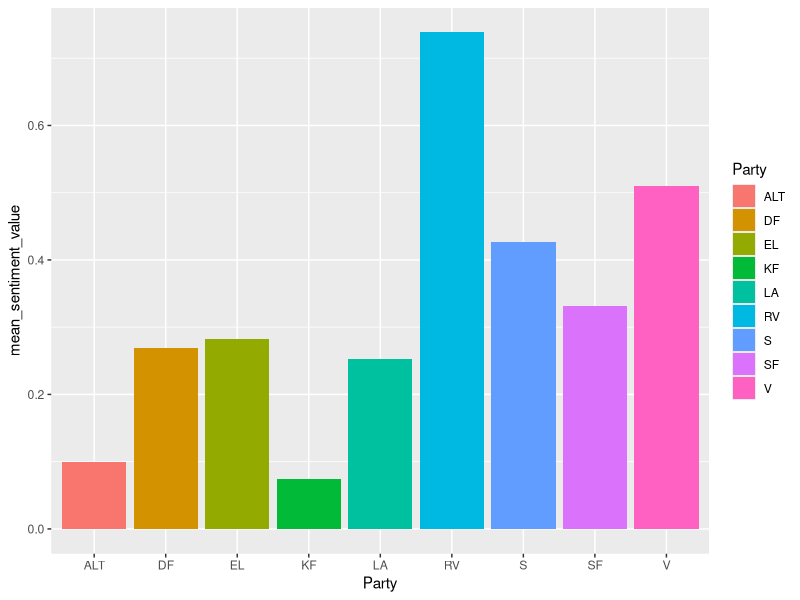
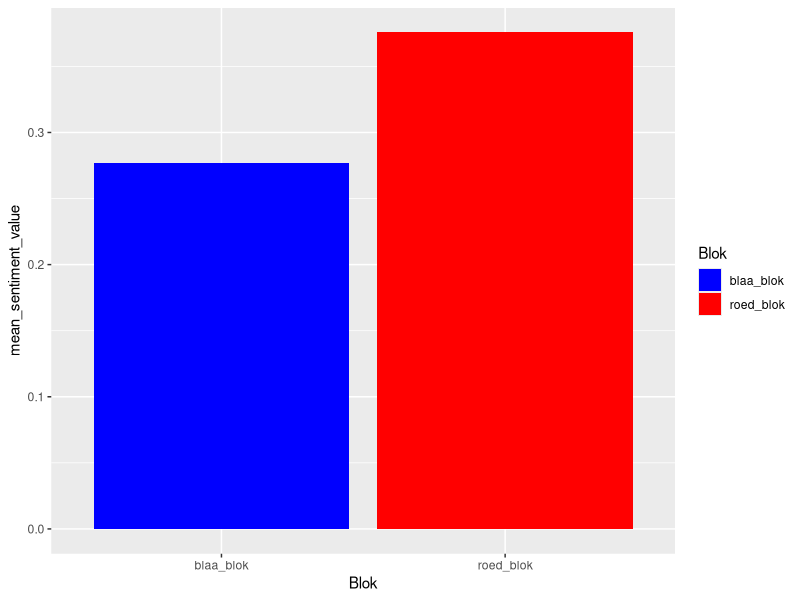

Here is the R script that generated these plots, in order:
## ---- chunk 1
library(tidyverse)
library(tidytext)
library(tm)
## ---- chunk 2
kina <- read_delim("data/kina.txt")
## ---- chunk 3
head(kina)
## ---- chunk 4
kina_tidy <- kina %>% 
  unnest_tokens(word, Text) #tidytext tokenization
## ---- chunk 5
stopwords_dansk <- tibble(word = stopwords(kind = "danish"))
## ---- chunk 6
AFINN_dansk <- read_csv("data/AFINN_dansk.csv")
## ---- chunk 7
kina_tidy_2 <- kina_tidy %>% 
  anti_join(stopwords_dansk, by = "word") %>% #stopwords in Danish
  left_join(AFINN_dansk, by = "word") #left join with AFINN Index in Danish
## ---- chunk 8
kina_sentiment_value <- kina_tidy_2 %>% 
  filter(Role != "formand") %>% 
  group_by(Party) %>% 
  summarize(
    mean_sentiment_value = mean(sentiment_value, na.rm=TRUE)
  )
## ---- chunk 9
kina_sentiment_value %>% 
  ggplot(aes(x = Party, y = mean_sentiment_value, fill = Party)) + 
  geom_col() +
  labs(x= "Party")
## ---- chunk 10
roed_blok <- tibble(Party = c("ALT", "EL", "SF", "S", "RV"), Blok = c("roed_blok"))
blaa_blok <- tibble(Party = c("V", "KF", "LA", "DF"), Blok = c("blaa_blok"))
blok <- bind_rows(roed_blok, blaa_blok)
kina_tidy_blokke <- kina_sentiment_value %>% 
  left_join(blok, by = "Party")
## ---- chunk 11
kina_blokke_sentiment_value <- kina_tidy_blokke %>% 
  group_by(Blok) %>% 
  summarize(
    mean_sentiment_value = mean(mean_sentiment_value, na.rm=TRUE)
  )
## ---- chunk 12
kina_blokke_sentiment_value %>% 
  ggplot(aes(x = Blok, y = mean_sentiment_value, fill = Blok)) + 
  geom_col() +
  scale_fill_manual(values = c("blue", "red")) +
  labs(x= "Blok")
